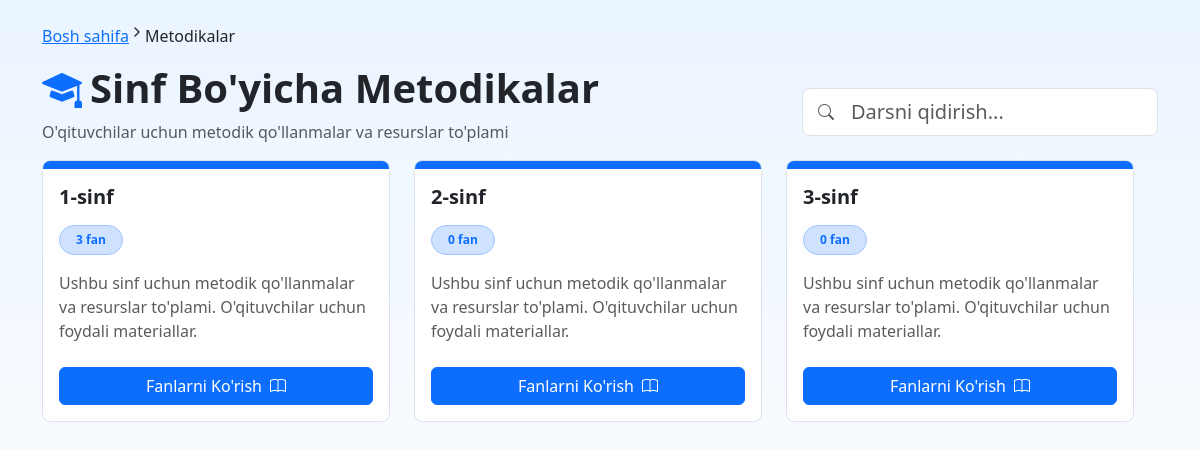
Page /metodikalar/ (signed in) on the committed database.
### maktab/models.py (models this page shows, shortened)
class Grade(models.Model):
    name = models.CharField(max_length=50, verbose_name="Sinf nomi")  # Masalan, 1-sinf
    description = models.TextField(blank=True, verbose_name="Tavsif")
    class Meta:
        verbose_name = "Sinf"
        verbose_name_plural = "Sinflar"

### maktab/views.py (the view)
# urls.py: path('metodikalar/', views.grade_list, name='metodikalar'),  # Alias for metodikalar
@login_required
def grade_list(request):
    if request.user.role == 'parent':
        messages.error(request, "Kechirasiz, bu bo'lim faqat o'qituvchilar uchun!")
        return redirect('maktab:home')
    grades = Grade.objects.all()
    return render(request, 'school/grade_list.html', {'grades': grades})

### templates/school/grade_list.html (shortened to what this page needs)
{% load static %}
<!DOCTYPE html>
<html lang="uz">
<head>
  <link href="https://cdn.jsdelivr.net/npm/bootstrap@5.3.0/dist/css/bootstrap.min.css" rel="stylesheet">
  <link rel="stylesheet" href="{% static 'css/methodologies/custom.css' %}">
  <link rel="stylesheet" href="https://cdn.jsdelivr.net/npm/bootstrap-icons@1.11.1/font/bootstrap-icons.css">
</head>
<body>
  <div class="metodika-bg min-vh-100 py-4">
    <div class="container">
      <div class="mb-4">
        <div class="breadcrumb">
          <a href="{% url 'maktab:home' %}" class="breadcrumb-link">Bosh sahifa</a>
          <svg class="breadcrumb-icon" xmlns="http://www.w3.org/2000/svg" width="16" height="16" viewBox="0 0 24 24" fill="none" stroke="currentColor" stroke-width="2" stroke-linecap="round" stroke-linejoin="round"><polyline points="9 18 15 12 9 6"></polyline></svg>
          <span class="breadcrumb-current">Metodikalar</span>
        </div>
        <div class="row align-items-center mb-3">
            <div class="col-md-8">
                <h1 class="display-6 fw-bold d-flex align-items-center">
                    <i class="bi bi-mortarboard-fill text-primary me-2"></i>
                    Sinf Bo'yicha Metodikalar
                </h1>
                <p class="text-muted">O'qituvchilar uchun metodik qo'llanmalar va resurslar to'plami</p>
            </div>
            <div class="col-md-4">
                <div class="position-relative">
                    <i class="bi bi-search position-absolute top-50 start-0 translate-middle-y ms-3 text-muted"></i>
                    <input type="text" class="form-control form-control-lg ps-5" id="gradeSearch" placeholder="Darsni qidirish...">
                </div>
            </div>
        </div>
      </div>
      <div class="row g-4">
        <div class="row">
          {% if grades %}
            {% for grade in grades %}
              <div class="col-md-6 col-lg-4">
                <div class="card h-100 border metodika-card">
                  <div class="card-accent bg-primary"></div>
                  <div class="card-body">
                    <h5 class="card-title fw-bold mb-3">{{ grade.name }}</h5>
                    <div class="mb-3">
                      <span class="badge bg-primary-subtle text-primary border border-primary-subtle px-3 py-2 rounded-pill">{{ grade.subjects.count }} fan</span>
                    </div>
                    <p class="card-text text-muted">Ushbu sinf uchun metodik qo'llanmalar va resurslar to'plami. O'qituvchilar uchun foydali materiallar.</p>
                  </div>
                  <div class="card-footer bg-transparent border-0 pb-3">
                    <a href="{% url 'maktab:subject_list' grade.id %}" class="btn btn-primary w-100 d-flex align-items-center justify-content-center">
                      <span>Fanlarni Ko'rish</span>
                      <i class="bi bi-book ms-2 btn-icon"></i>
                    </a>
                  </div>
                </div>
              </div>
            {% endfor %}
          {% endif %}
        </div>
      </div>
    </div>
  </div>
</body>
</html>

### static/css/methodologies/custom.css (style rules this page uses)
.metodika-bg { background: linear-gradient(to bottom, #ebf5ff, #ffffff); }
.metodika-card { transition: all 0.3s ease; overflow: hidden; border-radius: 0.5rem; }
.card-accent { height: 0.5rem; width: 100%; }
.btn-icon { transition: transform 0.2s ease; }

### rows in the picture
Grade: name "1-sinf", subjects.count "3"
Grade: name "2-sinf", subjects.count "0"
Grade: name "3-sinf", subjects.count "0"
